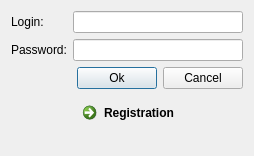
<?xml version="1.0" encoding="UTF-8"?>
<ui version="4.0">
 <class>Dialog</class>
 <widget class="QDialog" name="Dialog">
  <property name="geometry">
   <rect>
    <x>0</x>
    <y>0</y>
    <width>254</width>
    <height>156</height>
   </rect>
  </property>
  <property name="windowTitle">
   <string>Dialog</string>
  </property>
  <layout class="QGridLayout" name="gridLayout">
   <item row="0" column="0">
    <layout class="QVBoxLayout" name="verticalLayout_3">
     <item>
      <layout class="QHBoxLayout" name="horizontalLayout">
       <item>
        <layout class="QVBoxLayout" name="verticalLayout_2">
         <item>
          <widget class="QLabel" name="label">
           <property name="text">
            <string>Login:</string>
           </property>
          </widget>
         </item>
         <item>
          <widget class="QLabel" name="label_2">
           <property name="text">
            <string>Password:</string>
           </property>
          </widget>
         </item>
        </layout>
       </item>
       <item>
        <layout class="QVBoxLayout" name="verticalLayout">
         <item>
          <widget class="QLineEdit" name="login"/>
         </item>
         <item>
          <widget class="QLineEdit" name="password">
           <property name="echoMode">
            <enum>QLineEdit::Password</enum>
           </property>
          </widget>
         </item>
        </layout>
       </item>
      </layout>
     </item>
     <item>
      <layout class="QHBoxLayout" name="horizontalLayout_3">
       <item>
        <spacer name="horizontalSpacer">
         <property name="orientation">
          <enum>Qt::Horizontal</enum>
         </property>
         <property name="sizeHint" stdset="0">
          <size>
           <width>40</width>
           <height>20</height>
          </size>
         </property>
        </spacer>
       </item>
       <item>
        <widget class="QPushButton" name="ok">
         <property name="text">
          <string>Ok</string>
         </property>
        </widget>
       </item>
       <item>
        <widget class="QPushButton" name="cancel">
         <property name="text">
          <string>Cancel</string>
         </property>
        </widget>
       </item>
      </layout>
     </item>
     <item>
      <layout class="QHBoxLayout" name="horizontalLayout_4">
       <item>
        <spacer name="horizontalSpacer_2">
         <property name="orientation">
          <enum>Qt::Horizontal</enum>
         </property>
         <property name="sizeHint" stdset="0">
          <size>
           <width>40</width>
           <height>20</height>
          </size>
         </property>
        </spacer>
       </item>
       <item>
        <widget class="QCommandLinkButton" name="registration">
         <property name="text">
          <string>Registration</string>
         </property>
        </widget>
       </item>
      </layout>
     </item>
    </layout>
   </item>
  </layout>
 </widget>
 <resources/>
 <connections/>
</ui>
